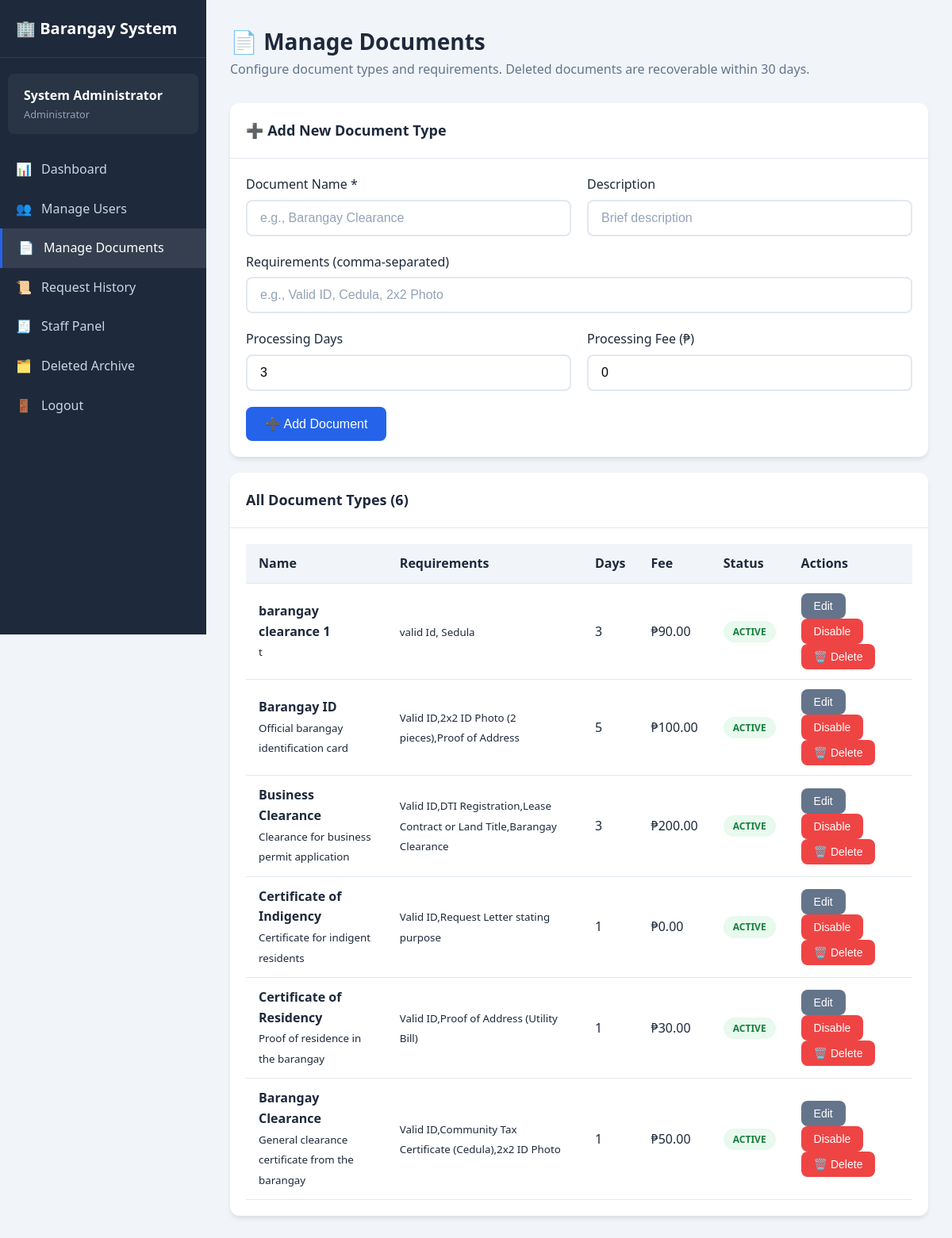
Screenshot of /admin/manage_documents.php (signed in) with the database file from the repository.
### tables this page shows
CREATE TABLE `documents` (
  `id` int(11) NOT NULL,
  `document_name` varchar(100) NOT NULL,
  `description` text DEFAULT NULL,
  `requirements` text DEFAULT NULL,
  `processing_days` int(11) DEFAULT 3,
  `fee` decimal(10,2) DEFAULT 0.00,
  `status` enum('active','inactive') DEFAULT 'active',
  `created_at` timestamp NOT NULL DEFAULT current_timestamp(),
  `deleted_at` datetime DEFAULT NULL
);

### admin/manage_documents.php (the view, shortened to what this page needs)
<?php
require_once '../config/database.php';
$result = $conn->query("SELECT * FROM documents WHERE deleted_at IS NULL ORDER BY id DESC");
$documents = $result->fetch_all(MYSQLI_ASSOC);
?>
<!DOCTYPE html>
<html lang="en">
<head>
    <link rel="stylesheet" href="/barangay_system/css/style.css">
</head>
<body>
    <div class="dashboard">
        <aside class="sidebar">
            <div class="sidebar-header"><h2>🏢 Barangay System</h2></div>
            <div class="sidebar-user">
                <div class="name"><?= htmlspecialchars($_SESSION['full_name']) ?></div>
                <div class="role">Administrator</div>
            </div>
            <ul class="sidebar-menu">
                <li><a href="dashboard.php"><span class="icon">📊</span> Dashboard</a></li>
                <li><a href="manage_users.php"><span class="icon">👥</span> Manage Users</a></li>
                <li><a href="manage_documents.php" class="active"><span class="icon">📄</span> Manage Documents</a></li>
                <li><a href="view_history.php"><span class="icon">📜</span> Request History</a></li>
                <li><a href="/barangay_system/staff/dashboard.php"><span class="icon">🧾</span> Staff Panel</a></li>
                <li><a href="view_archive.php"><span class="icon">🗂️</span> Deleted Archive</a></li>
                <li><a href="/barangay_system/logout.php"><span class="icon">🚪</span> Logout</a></li>
            </ul>
        </aside>
        <main class="main-content">
            <div class="page-header">
                <h1>📄 Manage Documents</h1>
                <p>Configure document types and requirements. Deleted documents are recoverable within 30 days.</p>
            </div>
            <div class="card mb-20">
                <div class="card-header"><h3>➕ Add New Document Type</h3></div>
                <div class="card-body">
                    <form method="POST" action="">
                        <div style="display:grid;grid-template-columns:1fr 1fr;gap:20px;">
                            <div class="form-group">
                                <label>Document Name *</label>
                                <input type="text" name="document_name" class="form-control" required placeholder="e.g., Barangay Clearance">
                            </div>
                            <div class="form-group">
                                <label>Description</label>
                                <input type="text" name="description" class="form-control" placeholder="Brief description">
                            </div>
                        </div>
                        <div class="form-group">
                            <label>Requirements (comma-separated)</label>
                            <input type="text" name="requirements" class="form-control" placeholder="e.g., Valid ID, Cedula, 2x2 Photo">
                        </div>
                        <div style="display:grid;grid-template-columns:1fr 1fr;gap:20px;">
                            <div class="form-group">
                                <label>Processing Days</label>
                                <input type="number" name="processing_days" class="form-control" value="3" min="1">
                            </div>
                            <div class="form-group">
                                <label>Processing Fee (₱)</label>
                                <input type="number" name="fee" class="form-control" value="0" min="0" step="0.01">
                            </div>
                        </div>
                        <button type="submit" class="btn btn-primary">➕ Add Document</button>
                    </form>
                </div>
            </div>
            <div class="card">
                <div class="card-header"><h3>All Document Types (<?= count($documents) ?>)</h3></div>
                <div class="card-body">
                    <div class="table-responsive">
                        <table>
                            <thead>
                                <tr><th>Name</th><th>Requirements</th><th>Days</th><th>Fee</th><th>Status</th><th>Actions</th></tr>
                            </thead>
                            <tbody>
                                <?php foreach ($documents as $doc): ?>
                                <tr>
                                    <td>
                                        <strong><?= htmlspecialchars($doc['document_name']) ?></strong>
                                        <?php if ($doc['description']): ?>
                                            <br><small><?= htmlspecialchars($doc['description']) ?></small>
                                        <?php endif; ?>
                                    </td>
                                    <td><small><?= htmlspecialchars($doc['requirements'] ?: '-') ?></small></td>
                                    <td><?= $doc['processing_days'] ?></td>
                                    <td>₱<?= number_format($doc['fee'], 2) ?></td>
                                    <td>
                                        <span class="badge badge-<?= $doc['status']==='active' ? 'success':'danger' ?>">
                                            <?= ucfirst($doc['status']) ?>
                                        </span>
                                    </td>
                                    <td>
                                        <button type="button" class="btn btn-sm btn-secondary"
                                                data-modal="editModal<?= $doc['id'] ?>">Edit</button>
                                        <form method="POST" style="display:inline;">
                                            <button type="submit" class="btn btn-sm <?= $doc['status']==='active' ? 'btn-danger':'btn-success' ?>">
                                                <?= $doc['status']==='active' ? 'Disable':'Enable' ?>
                                            </button>
                                        </form>
                                        <button type="button" class="btn btn-sm btn-danger"
                                                onclick="openDocDeleteModal(<?= $doc['id'] ?>,'<?= addslashes(htmlspecialchars($doc['document_name'])) ?>','<?= addslashes(ucfirst($doc['status'])) ?>')">
                                            🗑️ Delete
                                        </button>
                                    </td>
                                </tr>
                                <?php endforeach; ?>
                            </tbody>
                        </table>
                    </div>
                </div>
            </div>
        </main>
    </div>
</body>
</html>

### css/style.css (style rules this page uses)
:root { --primary: #2563eb; --primary-dark: #1d4ed8; --secondary: #64748b; --success: #22c55e; --danger: #ef4444; --warning: #f59e0b; --info: #3b82f6; --light: #f8fafc; --dark: #1e293b; --white: #ffffff; --gray-100: #f1f5f9; --gray-200: #e2e8f0; --gray-300: #cbd5e1; --gray-400: #94a3b8; --gray-500: #64748b; --shadow: 0 4px 6px -1px rgba(0, 0, 0, 0.1); --shadow-lg: 0 10px 15px -3px rgba(0, 0, 0, 0.1); --radius: 8px; --radius-lg: 12px; }
* { margin: 0; padding: 0; box-sizing: border-box; }
body { font-family: 'Segoe UI', Tahoma, Geneva, Verdana, sans-serif; background-color: var(--gray-100); color: var(--dark); line-height: 1.6; }
a { text-decoration: none; color: var(--primary); }
.form-group { margin-bottom: 20px; }
.form-group label { display: block; margin-bottom: 6px; font-weight: 500; color: var(--dark); }
.form-control { width: 100%; padding: 12px 16px; border: 2px solid var(--gray-200); border-radius: var(--radius); font-size: 1rem; transition: all 0.2s ease; }
.form-control::placeholder { color: var(--gray-400); }
.btn { display: inline-flex; align-items: center; justify-content: center; gap: 8px; padding: 12px 24px; border: none; border-radius: var(--radius); font-size: 1rem; font-weight: 500; cursor: pointer; transition: all 0.2s ease; }
.btn-primary { background: var(--primary); color: var(--white); }
.btn-secondary { background: var(--secondary); color: var(--white); }
.btn-danger { background: var(--danger); color: var(--white); }
.btn-sm { padding: 8px 16px; font-size: 0.875rem; }
.dashboard { display: flex; min-height: 100vh; }
.sidebar { width: 260px; background: var(--dark); color: var(--white); padding: 20px 0; position: fixed; height: 100vh; overflow-y: auto; }
.sidebar-header { padding: 0 20px 20px; border-bottom: 1px solid rgba(255, 255, 255, 0.1); margin-bottom: 20px; }
.sidebar-header h2 { font-size: 1.25rem; display: flex; align-items: center; gap: 10px; }
.sidebar-user { padding: 15px 20px; background: rgba(255, 255, 255, 0.05); margin: 0 10px 20px; border-radius: var(--radius); }
.sidebar-user .name { font-weight: 600; }
.sidebar-user .role { font-size: 0.8rem; color: var(--gray-400); text-transform: capitalize; }
.sidebar-menu { list-style: none; }
.sidebar-menu a { display: flex; align-items: center; gap: 12px; padding: 12px 20px; color: var(--gray-300); transition: all 0.2s ease; }
.sidebar-menu a:hover, .sidebar-menu a.active { background: rgba(255, 255, 255, 0.1); color: var(--white); }
.sidebar-menu a.active { border-left: 3px solid var(--primary); }
.sidebar-menu .icon { width: 20px; text-align: center; }
.main-content { flex: 1; margin-left: 260px; padding: 30px; }
.page-header { margin-bottom: 30px; }
.page-header h1 { font-size: 1.75rem; color: var(--dark); }
.page-header p { color: var(--gray-500); }
.card { background: var(--white); border-radius: var(--radius-lg); box-shadow: var(--shadow); overflow: hidden; }
.card-header { padding: 20px; border-bottom: 1px solid var(--gray-200); display: flex; justify-content: space-between; align-items: center; }
.card-header h3 { font-size: 1.125rem; }
.card-body { padding: 20px; }
.table-responsive { overflow-x: auto; }
table { width: 100%; border-collapse: collapse; }
th, td { padding: 12px 16px; text-align: left; border-bottom: 1px solid var(--gray-200); }
th { background: var(--gray-100); font-weight: 600; color: var(--dark); }
.badge { display: inline-block; padding: 4px 12px; border-radius: 20px; font-size: 0.75rem; font-weight: 600; text-transform: uppercase; }
.badge-approved, .badge-success { background: rgba(34, 197, 94, 0.1); color: #15803d; }
.mb-20 { margin-bottom: 20px; }

### rows the page displays
documents: document_name "barangay clearance 1", description "t", requirements "valid Id, Sedula", processing_days "3", fee "90.00", status "ACTIVE", shows "Disable"
documents: document_name "Barangay ID", description "Official barangay identification card", requirements "Valid ID,2x2 ID Photo (2 pieces),Proof of Address", processing_days "5", fee "100.00", status "ACTIVE", shows "Disable"
documents: document_name "Business Clearance", description "Clearance for business permit application", requirements "Valid ID,DTI Registration,Lease Contract or Land Title,Barangay Clearance", processing_days "3", fee "200.00", status "ACTIVE", shows "Disable"
documents: document_name "Certificate of Indigency", description "Certificate for indigent residents", requirements "Valid ID,Request Letter stating purpose", processing_days "1", fee "0.00", status "ACTIVE", shows "Disable"
documents: document_name "Certificate of Residency", description "Proof of residence in the barangay", requirements "Valid ID,Proof of Address (Utility Bill)", processing_days "1", fee "30.00", status "ACTIVE", shows "Disable"
documents: document_name "Barangay Clearance", description "General clearance certificate from the barangay", requirements "Valid ID,Community Tax Certificate (Cedula),2x2 ID Photo", processing_days "1", fee "50.00", status "ACTIVE", shows "Disable"

### other values shown
$_SESSION['full_name'] "System Administrator"
count($documents) "6"
